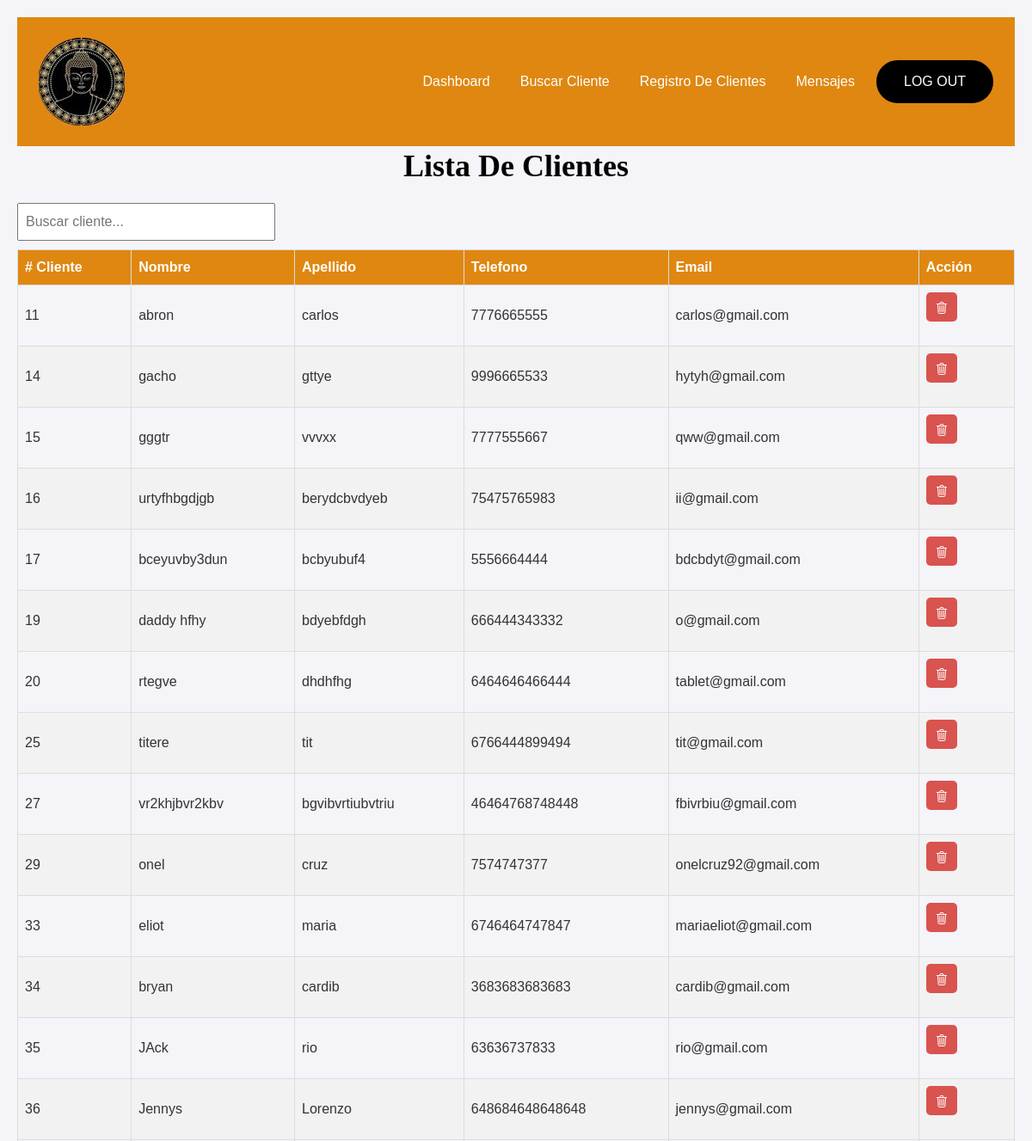
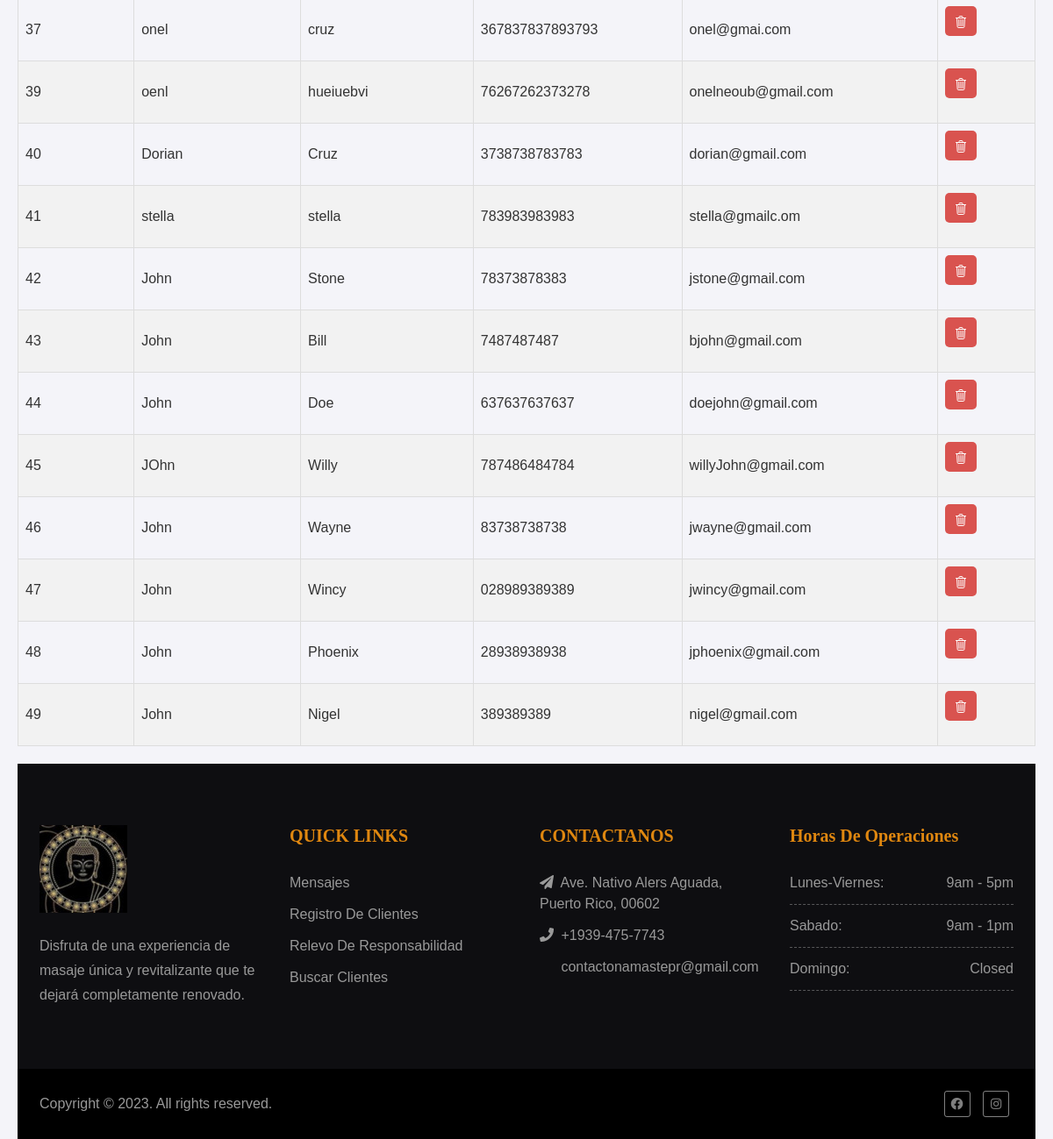
/buscar-cliente/ (signed in), run on the app's committed database (2 pictures, top to bottom).
### namaste_app/models.py (models this page shows, shortened)
class Customer(models.Model):
    first_name = models.CharField(max_length=50, null=False, blank=False, default='')
    last_name = models.CharField(max_length=50, null=False, blank=False, default='')
    email = models.EmailField()
    phone_number = models.CharField(max_length=50, blank=False)
    address = models.CharField(max_length=100, blank=True, default='')
    has_condition = models.BooleanField(default=False, verbose_name="Has Condition")
    condition_names = models.CharField(max_length=100, null=True, blank=True, verbose_name="Condition Names")
    accept_photo = models.BooleanField(default=False, verbose_name="Accepts Pictures")
    accept_publishing = models.BooleanField(default=False, verbose_name="Accepts Publishing")
    sign_date = models.DateTimeField(null=True, blank=True)
    signature = models.ImageField(upload_to='signatures/', null=True, blank=True, default='')  # Stores the path to the signature image

### namaste_app/views.py (the view)
# urls.py: path("buscar-cliente/", views.buscar_cliente, name="buscar_cliente"),
@login_required
def buscar_cliente(request):
    context = {}
    try:
        customer = Customer.objects.order_by('id')
        context['customer'] = customer
    except Exception as e:
        return f"Error fetching records: {str(e)}"
    return render(request, "buscar_cliente.html", context)

### namaste_app/templates/buscar_cliente.html (shortened to what this page needs)
{% extends "admin_base.html" %}{% block title %}Buscar Cliente{% endblock %}
{% load widget_tweaks %}
{% block content %}
<div>
    <h1>Lista De Clientes</h1>
    <input type="text" id="search-input" placeholder="Buscar cliente..." style="margin-bottom: 10px; width: 300px; padding: 8px;">
    <table id="data-table">
    <thead>
        <tr>
            <th># Cliente</th>
            <th>Nombre</th>
            <th>Apellido</th>
            <th>Telefono</th>
            <th>Email</th>
            <th>Acción</th>
        </tr>
    </thead>
    <tbody>
        {% for customer_user in customer %}
        <tr>
            <td>{{ customer_user.id }}</td>
            <td>{{ customer_user.first_name }}</td>
            <td>{{ customer_user.last_name }}</td>
            <td>{{ customer_user.phone_number }}</td>
            <td>{{ customer_user.email }}</td>
            <td>
                <form method="post" action="{% url 'borrar_cliente' customer_user.id %}">
                    <button type="submit" class="delete-btn" name="delete-button">
                        <ion-icon name="trash-outline" aria-hidden="true"></ion-icon>
                    </button>
                </form>
            </td>
        </tr>
        {% endfor %}
    </tbody>
</table>
</div>
{% endblock %}

### namaste_app/static/style.css (style rules this page uses)
* { padding:0; margin:0; }
body { font-family: 'Poppins', sans-serif; background:#fff; font-size:16px; position:relative; overflow-x:hidden; }
h1, h2, h3, h4, h5, h6 { color:#333; font-family: 'Luxurious Roman', serif; }
h1 { font-weight: 600; font-size:36px; line-height:46px; margin: 0 0 14px; }

### namaste_app/templates/buscar_cliente.html (style rules this page uses)
body { font-family: Arial, sans-serif; background-color: #f4f4f9; margin: 0; padding: 20px; color: #333; }
h1 { color: black; text-align: center; margin-bottom: 20px; }
button { background-color: #DF8710; color: white; border: none; padding: 10px 20px; margin-bottom: 20px; border-radius: 5px; cursor: pointer; font-size: 16px; }
table { width: 100%; border-collapse: collapse; margin-bottom: 20px; }
table, th, td { border: 1px solid #ddd; }
th, td { text-align: left; padding: 8px; }
th { background-color: #DF8710; color: white; }
tr:nth-child(even) { background-color: #f2f2f2; }
.delete-btn { background-color: #d9534f; color: white; border: none; padding: 5px 10px; border-radius: 5px; cursor: pointer; }
ion-icon { vertical-align: middle; }

### data on the page
Customer: id "11", first_name "abron", last_name "carlos", phone_number "7776665555", email "carlos@gmail.com"
Customer: id "14", first_name "gacho", last_name "gttye", phone_number "9996665533", email "hytyh@gmail.com"
Customer: id "15", first_name "gggtr", last_name "vvvxx", phone_number "7777555667", email "qww@gmail.com"
Customer: id "16", first_name "urtyfhbgdjgb", last_name "berydcbvdyeb", phone_number "75475765983", email "ii@gmail.com"
Customer: id "17", first_name "bceyuvby3dun", last_name "bcbyubuf4", phone_number "5556664444", email "bdcbdyt@gmail.com"
Customer: id "19", first_name "daddy hfhy", last_name "bdyebfdgh", phone_number "666444343332", email "o@gmail.com"
Customer: id "20", first_name "rtegve", last_name "dhdhfhg", phone_number "6464646466444", email "tablet@gmail.com"
Customer: id "25", first_name "titere", last_name "tit", phone_number "6766444899494", email "tit@gmail.com"
Customer: id "27", first_name "vr2khjbvr2kbv", last_name "bgvibvrtiubvtriu", phone_number "46464768748448", email "fbivrbiu@gmail.com"
Customer: id "29", first_name "onel", last_name "cruz", phone_number "7574747377", email "onelcruz92@gmail.com"
Customer: id "33", first_name "eliot", last_name "maria", phone_number "6746464747847", email "mariaeliot@gmail.com"
Customer: id "34", first_name "bryan", last_name "cardib", phone_number "3683683683683", email "cardib@gmail.com"
Customer: id "35", first_name "JAck", last_name "rio", phone_number "63636737833", email "rio@gmail.com"
Customer: id "36", first_name "Jennys", last_name "Lorenzo", phone_number "648684648648648", email "jennys@gmail.com"
Customer: id "37", first_name "onel", last_name "cruz", phone_number "367837837893793", email "onel@gmai.com"
Customer: id "39", first_name "oenl", last_name "hueiuebvi", phone_number "76267262373278", email "onelneoub@gmail.com"
Customer: id "40", first_name "Dorian", last_name "Cruz", phone_number "3738738783783", email "dorian@gmail.com"
Customer: id "41", first_name "stella", last_name "stella", phone_number "783983983983", email "stella@gmailc.om"
Customer: id "42", first_name "John", last_name "Stone", phone_number "78373878383", email "jstone@gmail.com"
Customer: id "43", first_name "John", last_name "Bill", phone_number "7487487487", email "bjohn@gmail.com"
Customer: id "44", first_name "John", last_name "Doe", phone_number "637637637637", email "doejohn@gmail.com"
Customer: id "45", first_name "JOhn", last_name "Willy", phone_number "787486484784", email "willyJohn@gmail.com"
Customer: id "46", first_name "John", last_name "Wayne", phone_number "83738738738", email "jwayne@gmail.com"
Customer: id "47", first_name "John", last_name "Wincy", phone_number "028989389389", email "jwincy@gmail.com"
Customer: id "48", first_name "John", last_name "Phoenix", phone_number "28938938938", email "jphoenix@gmail.com"
Customer: id "49", first_name "John", last_name "Nigel", phone_number "389389389", email "nigel@gmail.com"
